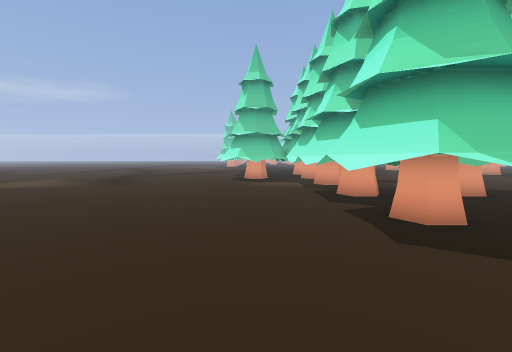
[1] (above)

24 first-person views from a walk through a level from a Godot 3-D game. The camera is 1.4 m above the floor, tilts 4° down and sees 90° across. The floor is counted in squares, 1 m on a side. Each view is taken from the middle of a square. On the plan, view 1 faces up. The plan holds only what a view shows up to about 13 squares ahead; the rest is blank. The place goes on beyond the plan.

[2]
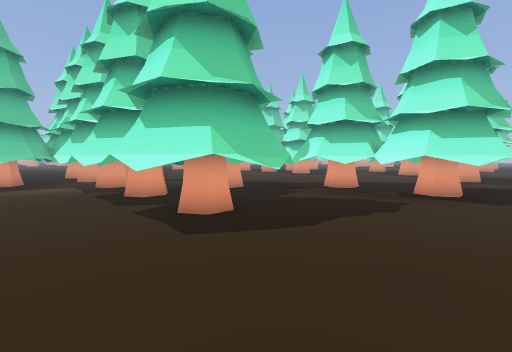

[3]
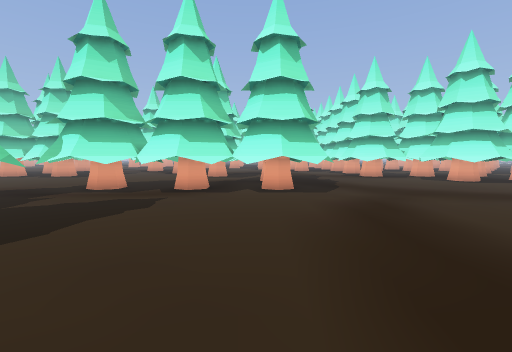

[4]
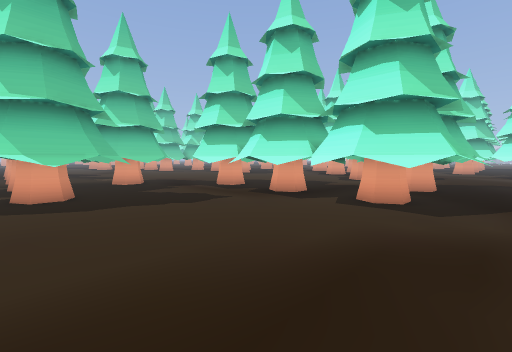

[5]
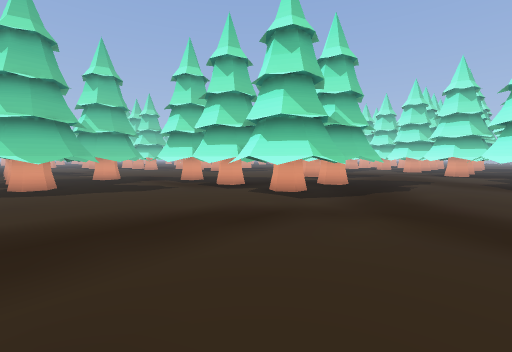

[6]
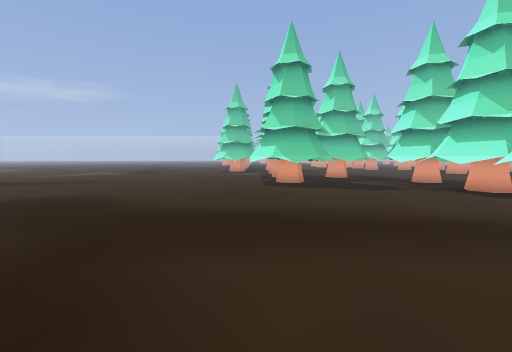

[7]
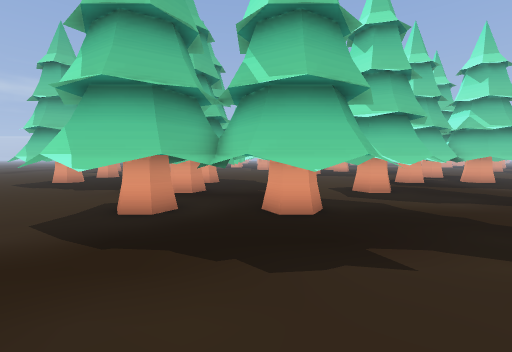

[8]
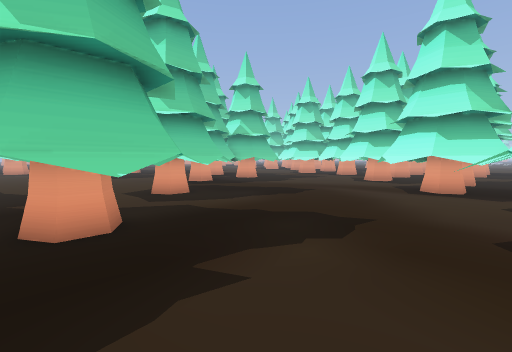

[9]
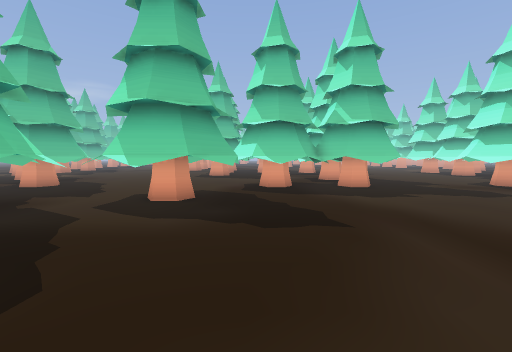

[10]
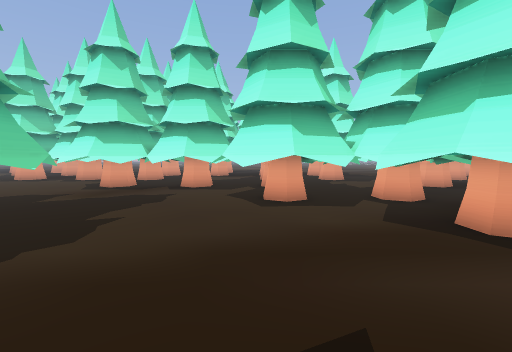

[11]
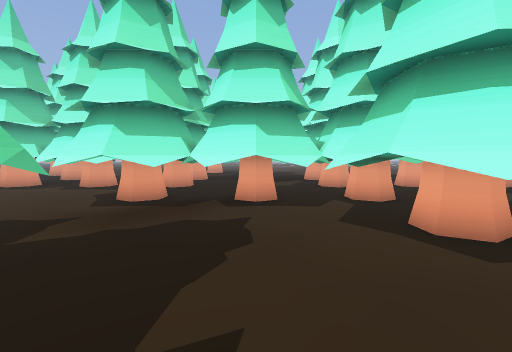

[12]
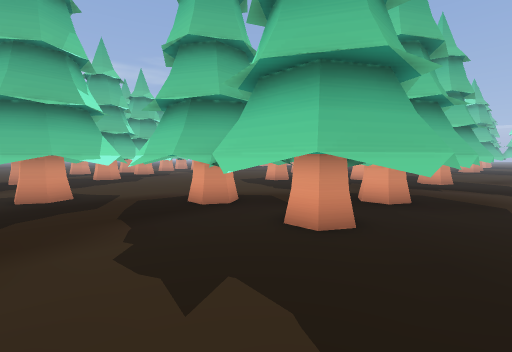

[13]
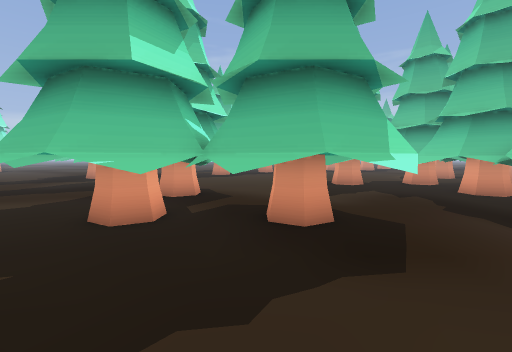

[14]
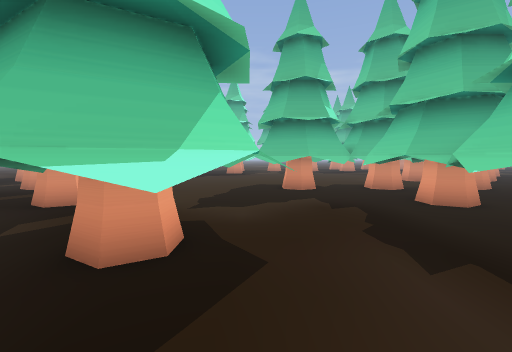

[15]
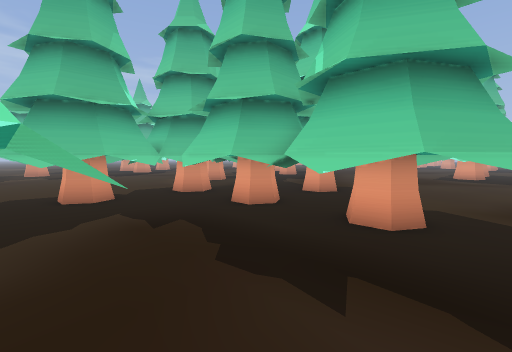

[16]
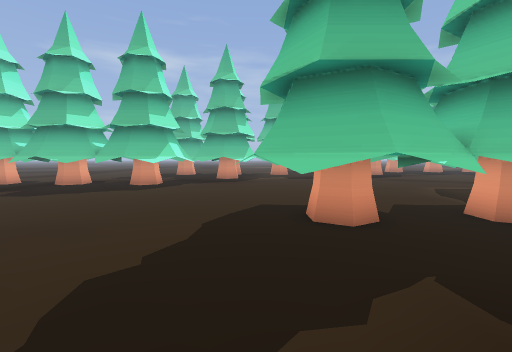

[17]
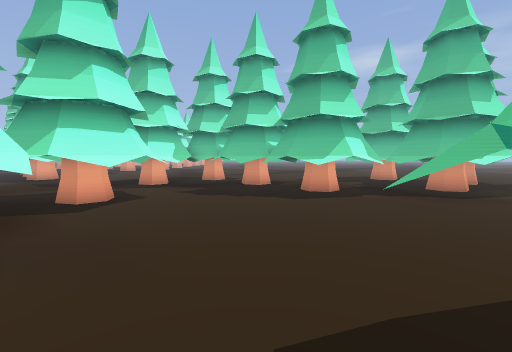

[18]
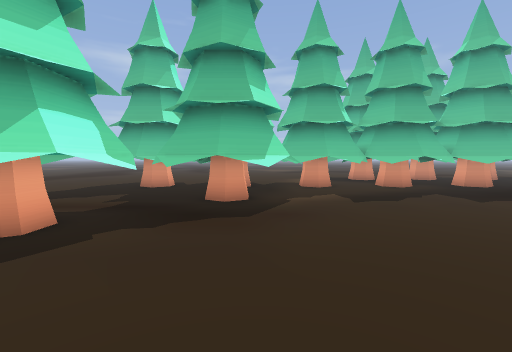

[19]
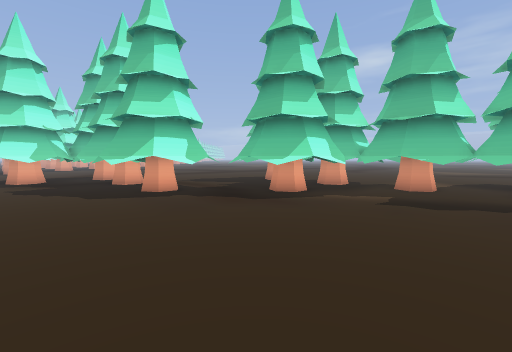

[20]
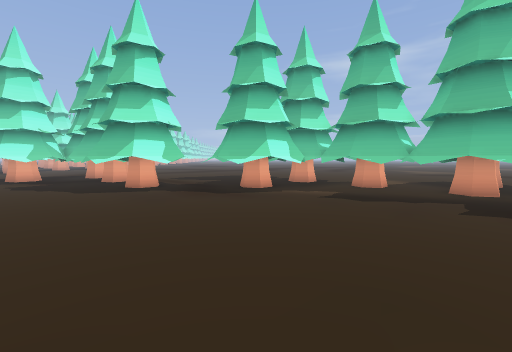

[21]
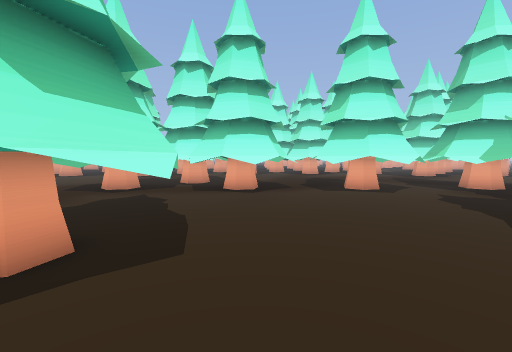

[22]
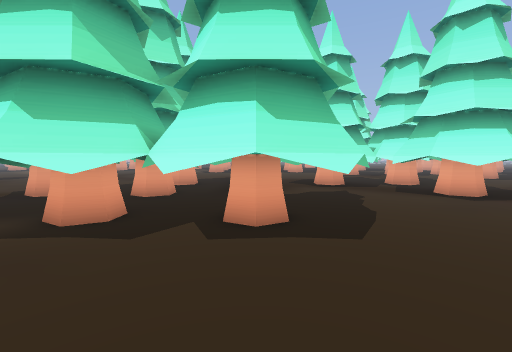

[23]
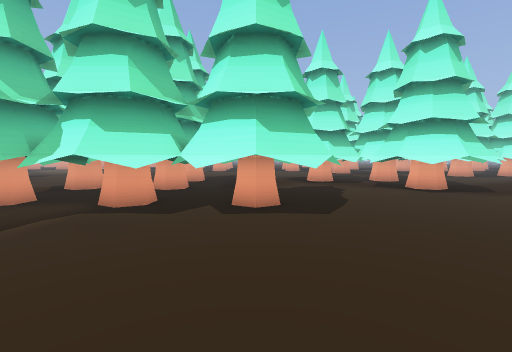

[24]
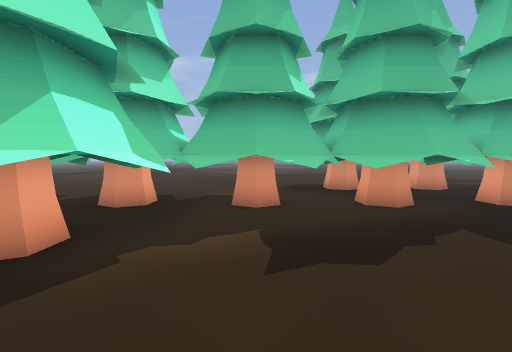

### Floor plan
Key: @ floor where view 1 was taken; # wall or solid block; . floor; T pine tree; O other object.
Columns run from 12 left of view 1 to 38 right of it. Each row starts with its distance up from view 1.
 19                 O#T...........T#O        #T.
 18             TT  TTT...........TTTTTTTTTTTTT.
 17             #   ##T...........T###T ##T ##T.
 16            TTT TTT.............TTTTTTT.TTT..
 15             ..T ##T...........T###T.........      O
 14             ..TTTTT...........TTTTT.........      O
 13 ..............T ##T...........T###T.........      O
 12 ...............TTTTTTT.........TTT.....TTT...    ..
 11  .............T ##T###T...............T ##T..  ...T
 10   ............TTTTTTTTT...............TTTTT.. ....T
  9    ...........T # T ##T...............T ##T.......T
  8     ...........TT  TTTTTTT.........TTTTTTT.....TTTT
  7      .........T # T...T###T.......T## T###T...T## O
  6       ........TTTTT...TTTTT.......TTTTTTTTT...TTT O
  5        .......T## T...T###T.......T###T###T...T## O
  4   .............TTT.....TTT.....TTTTTTT.TTT.....TTTO
  3   ....................T###T...T###T...........T## T
  2    ...................TTTTT...TTTTT...........TTT
  1     ..................T## T...T ##T...........T##
  0      .......@..........TTT TTT TTT.........TTTTTTT
 -1       ................T###T   T...........T###T##
 -2        ...............TTTTTTTTT...........TTT  TT
 -3         ..............T###T## T...........T##   #
 -4          ..............TTT.TTT.........TTTTTTT
 -5           ............................T###T## T.  O
 -6            ...........................TTTTTTT  .. O
 -7            ...........................T## T #   T O
 -8                 ...............TTT.         O  TTT
 -9               .. .............T#                #

Where each view was taken, in squares from view 1:
view 1: 0 up, 0 right, facing up
view 2: 0 up, 0 right, facing up-right
view 3: 1 down, 0 right, facing right
view 4: 5 down, 3 right, facing up-right
view 5: 9 down, 3 right, facing up-right
view 6: 9 down, 2 right, facing up
view 7: 9 down, 15 right, facing up
view 8: 8 down, 15 right, facing up-right
view 9: 7 down, 23 right, facing up
view 10: 1 down, 23 right, facing right
view 11: 2 up, 27 right, facing right
view 12: 1 up, 31 right, facing up-left
view 13: 9 up, 34 right, facing left
view 14: 12 up, 32 right, facing left
view 15: 12 up, 30 right, facing up-left
view 16: 12 up, 26 right, facing left
view 17: 12 up, 22 right, facing down-left
view 18: 11 up, 17 right, facing left
view 19: 17 up, 17 right, facing down-left
view 20: 19 up, 17 right, facing down-left
view 21: 14 up, 15 right, facing down-right
view 22: 14 up, 14 right, facing right
view 23: 14 up, 12 right, facing right
view 24: 14 up, 12 right, facing left
